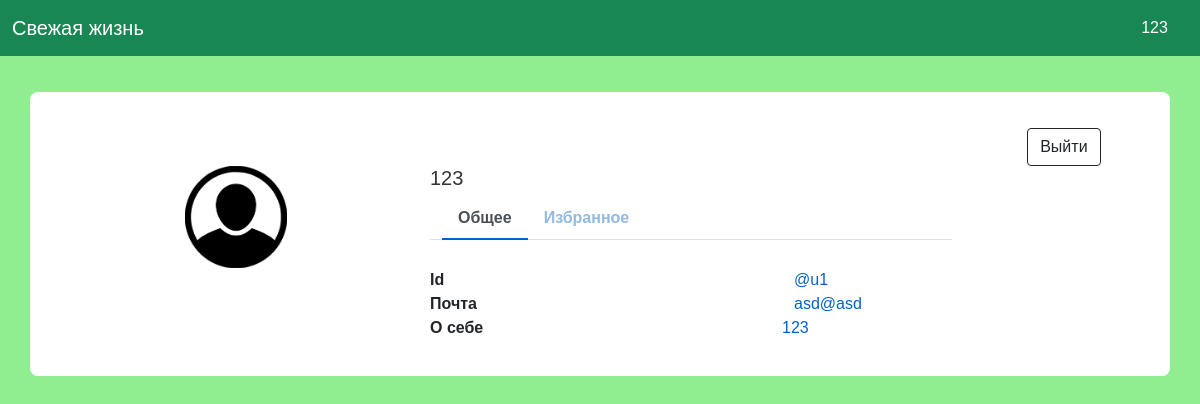
Page /us_page/1 (signed in) on the committed database.
### data/users.py (models this page shows, shortened)
class User(SqlAlchemyBase, UserMixin):
    __tablename__ = 'users'
    id = sqlalchemy.Column(sqlalchemy.Integer,
                           primary_key=True, autoincrement=True)
    name = sqlalchemy.Column(sqlalchemy.String, nullable=True)
    about = sqlalchemy.Column(sqlalchemy.String, nullable=True)
    email = sqlalchemy.Column(sqlalchemy.String,
                              index=True, unique=True, nullable=True)
    hashed_password = sqlalchemy.Column(sqlalchemy.String, nullable=True)
    created_date = sqlalchemy.Column(sqlalchemy.DateTime,
                                     default=datetime.datetime.now)
    flowers = sqlalchemy.Column(sqlalchemy.String, nullable=True)

### main.py (the view)
@app.route('/us_page/<id>')
@login_required
def us_page(id):
    user = db_sess.query(User).filter(User.id == id).first()
    inf = (user.id, user.name, user.about, user.email)
    return render_template('user_page.html', item=inf, title=f'{user.name}')

### main.py (called while the page is built)
@login_manager.user_loader
def load_user(user_id):
    return db_sess.query(User).get(user_id)

### templates/user_page.html (shortened to what this page needs)
{% extends "base.html" %}
{% block content %}
<div class="container emp-profile">
            <a class="exit" href="/logout">
                <button class="btn btn-outline-dark">Выйти</button>
            </a>
            <form>
                <div class="row">
                    <div class="col-md-4">
                        <div class="profile-img">
                            <img src="{{url_for('static', filename='img/icon.png')}}">
                        </div>
                    </div>
                    <div class="col-md-6">
                        <div class="profile-head">
                            <div class="row">
                                    <div class="col-md-6">
                                        <h5>
                                        {{item[1].lower().capitalize()}}
                                    </h5>
                                    </div>
                                </div>
                            <ul class="nav nav-tabs" id="myTab" role="tablist">
                                <li class="nav-item">
                                    <a class="nav-link active" id="home-tab" data-toggle="tab" href="/us_page/{{item[0]}}" role="tab" aria-controls="home" aria-selected="true">Общее</a>
                                </li>
                                <li class="nav-item">
                                    <a class="nav-link" id="profile-tab" data-toggle="tab" href="/favorites/{{item[0]}}" role="tab" aria-controls="profile" aria-selected="false">Избранное</a>
                                </li>
                            </ul>
                        </div>
                    </div>
                </div>
                <div class="row">
                    <div class="col-md-4">
                        <div class="profile-work">
                        </div>
                    </div>
                    <div class="col-md-8">
                        <div class="tab-content profile-tab" id="myTabContent">
                            <div class="tab-pane fade show active" id="home" role="tabpanel" aria-labelledby="home-tab">
                                <div class="row">
                                    <div class="col-md-6">
                                        <label>Id</label>
                                    </div>
                                    <div class="col-md-6">
                                        <p>@u{{item[0]}}</p>
                                    </div>
                                </div>
                                <div class="row">
                                    <div class="col-md-6">
                                        <label>Почта</label>
                                    </div>
                                    <div class="col-md-6">
                                        <p>{{item[3]}}</p>
                                    </div>
                                <div class="row">
                                    <div class="col-md-6">
                                        <label>О себе</label>
                                    </div>
                                    <div class="col-md-6">
                                        <p>{{item[2].capitalize()}}</p>
                                    </div>
                                </div>
                                </div>
                            </div>
                        </div>
                    </div>
                </div>
            </form>
        </div>
{% endblock %}

### templates/base.html (shortened to what this page needs)
<!DOCTYPE html>
<html lang="en">
    <head>
        <link rel="stylesheet"
              href="https://cdn.jsdelivr.net/npm/bootstrap@5.0.0-beta1/dist/css/bootstrap.min.css"
>
        <link rel="stylesheet" type="text/css" href="{{url_for('static', filename='css/style.css')}}" />
    </head>
    <body>
        <nav class="navbar navbar-default navbar-dark bg-success">
            <a class="navbar-brand" href="/">Свежая жизнь</a>
         {% if current_user.is_authenticated %}
            <a class="btn btn-success" href="/us_page/{{current_user.id}}">{{ current_user.name.lower().capitalize() }} ᠌ ᠌᠌ ᠌ ᠌ ᠌ ᠌ ᠌ </a>
        {% else %}
            <a class="btn btn-success" href="/sign_in">Войти/Зарегистрироваться ᠌ ᠌᠌ ᠌ ᠌ ᠌ ᠌ ᠌ </a>
        {% endif %}
      </nav>
        {% block content %}{% endblock %}
    </body>
</html>

### static/css/style.css (style rules this page uses)
* { box-sizing: border-box }
body { font-family: Verdana, sans-serif; margin:0 }
img { vertical-align: middle; }
.active, .dot:hover { background-color: #fffff; }
.fade { animation-name: fade; animation-duration: 1.5s; }
.exit { left: 90%; }
.emp-profile { padding: 3%; margin-top: 3%; margin-bottom: 3%; border-radius: 0.5rem; background: #fff; }
.profile-img { text-align: center; }
.profile-img img { width: 30%; height: 30%; }
.profile-head h5 { color: #333; }
.profile-head .nav-tabs { margin-bottom:5%; }
.profile-head .nav-tabs .nav-link { font-weight:600; border: none; }
.profile-head .nav-tabs .nav-link.active { border: none; border-bottom:2px solid #0062cc; }
.profile-work { padding: 14%; margin-top: -15%; }
.profile-tab label { font-weight: 600; }
.profile-tab p { font-weight: 100; color: #0062cc; }
* { box-sizing: border-box; }
a { position: relative; left: 12px; }
p { display:inline; width:auto; }
html { background-color: #fffff; }
body { font-family: "Poppins", sans-serif; height: 100vh; background-color: #90EE90; }
a { color: #92badd; display:inline-block; text-decoration: none; font-weight: 400; }

### rows in the picture
User: name "123", id "1", email "asd@asd", about "123"
